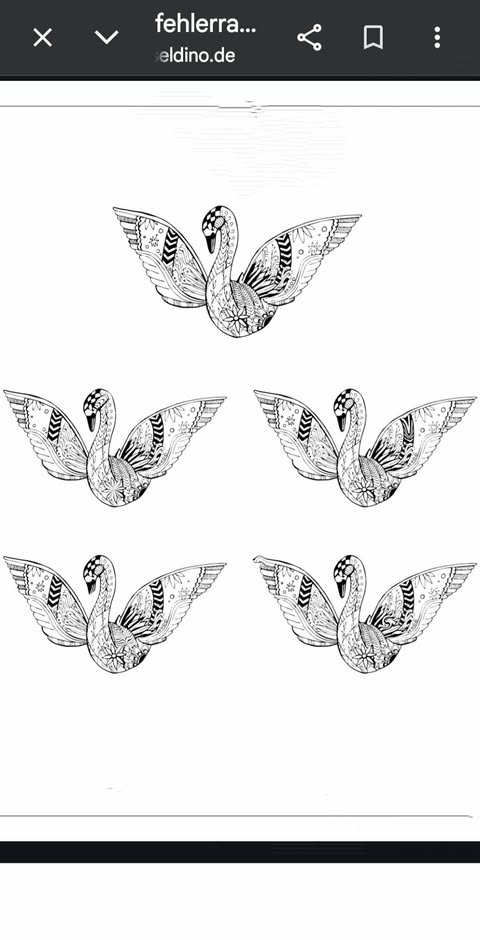
#> input picture spot_the_difference/validation_dataset/puzzle_04.jpg, 480 x 940 px, found by its file name
$ python tune_line.py
#> lines starting #> are read from the running program, lines starting #| are printed output that depends on the picture; after the words box and inside, x2 and y2 are one past the last pixel; in counts of white or black regions, pixels touching at a corner belong together
### spot_the_difference/spot_the_differences.py
#!/usr/bin/env python3
"""
spot_the_difference.py  (v2 – fixed)
=====================================
Fixes over v1:
  FIX A — Large blobs (r > max_allowed_r) are now SPLIT via distance-transform
           watershed instead of silently dropped.  This recovers the tail and
           cushion-stripe differences that were being swallowed by one giant
           alignment-artifact blob.
  FIX B — HUE_DILATE_KSIZE reduced 21→9 so the hue mask doesn't bleed and
           fuse unrelated regions into one oversized blob.
  FIX C — MERGE_RADIUS reduced 88→55 so spatially-separate differences
           (tail vs. cushion-stripe) don't collapse into a single circle that
           then exceeds the radius cap and gets dropped.
  FIX D — delta_floor lowered 8.0→7.0 to catch low-contrast diffs like the tail.
  FIX E — Circle padding tightened (+12→+6) so circles hug the real diff region.
  FIX F — No per-circle numbering badges.  Only the total count is shown on the
           Khmer banner.

Usage (unchanged):
  python spot_the_difference.py puzzle.jpg
  python spot_the_difference.py original.png modified.png
  python spot_the_difference.py numbergrid.png --mode number
"""

import sys
import argparse
import warnings
import random
import os
import re
import cv2
import numpy as np
from pathlib import Path
from skimage.metrics import structural_similarity as ssim
from PIL import Image, ImageDraw, ImageFont

warnings.filterwarnings("ignore")


# ─────────────────────────────────────────────────────────────────────────────
#  TUNING CONSTANTS
# ─────────────────────────────────────────────────────────────────────────────

MAX_WARP_SCALE       = 3.0
SAME_RATIO_TOL       = 0.03
ECC_MAX_DIM          = 400
ECC_MAX_ITER         = 150
ECC_EPS              = 1e-5

NUM_CELL_PAD         = 4
NUM_MIN_COLS         = 3
NUM_MIN_ROWS         = 3

HUE_FIXED_THRESH     = 30    # degrees — hue arc above this fires
HUE_SAT_MIN          = 30    # ignore pixels below this saturation
HUE_DILATE_KSIZE     = 9     # FIX B: was 21 — smaller kernel prevents blob fusion
HUE_SCORE_WEIGHT     = 0.5
MAX_BLOB_RADIUS_FRAC = 0.25
MERGE_RADIUS         = 55    # FIX C: was 88 — tighter merging
LOW_DELTA_FRAC       = 0.30
CIRCLE_PAD           = 6     # FIX E: was 12 — tighter circles


# ─────────────────────────────────────────────────────────────────────────────
#  FONTS
# ─────────────────────────────────────────────────────────────────────────────

_KHMER_FONT_CANDIDATES = [
    "/usr/share/fonts/truetype/noto/NotoSansKhmer-Bold.ttf",
    "/usr/share/fonts/truetype/noto/NotoSerifKhmer-Bold.ttf",
    "/usr/share/fonts/truetype/noto/NotoSansKhmer-Regular.ttf",
    "/usr/share/fonts/truetype/noto/NotoSerifKhmer-Regular.ttf",
    "C:/Windows/Fonts/NotoSansKhmer-Bold.ttf",
    "C:/Windows/Fonts/NotoSansKhmer-Regular.ttf",
    "C:/Windows/Fonts/NotoSerifKhmer-Bold.ttf",
    "C:/Windows/Fonts/NotoSerifKhmer-Regular.ttf",
    "/Library/Fonts/NotoSansKhmer-Bold.ttf",
    "/Library/Fonts/NotoSansKhmer-Regular.ttf",
    os.path.expanduser("~/Library/Fonts/NotoSansKhmer-Bold.ttf"),
    os.path.expanduser("~/Library/Fonts/NotoSansKhmer[wdth,wght].ttf"),
    "/usr/local/share/fonts/NotoSansKhmer-Bold.ttf",
    os.path.expanduser("~/.fonts/NotoSansKhmer-Bold.ttf"),
    os.path.expanduser("~/.local/share/fonts/NotoSansKhmer-Bold.ttf"),
]

_AVAILABLE_KHMER_FONTS = [p for p in _KHMER_FONT_CANDIDATES if os.path.exists(p)]

if not _AVAILABLE_KHMER_FONTS:
    print(
        "[WARN] No Khmer fonts found. Khmer text will fall back to the default font.\n"
        "       Linux : sudo apt install fonts-noto-core\n"
        "       macOS : brew install font-noto-sans-khmer"
    )

_LATIN_FONT = next((p for p in [
    "/usr/share/fonts/truetype/liberation/LiberationSans-Bold.ttf",
    "/usr/share/fonts/truetype/dejavu/DejaVuSans-Bold.ttf",
    "C:/Windows/Fonts/arialbd.ttf",
    "/Library/Fonts/Arial Bold.ttf",
    "/System/Library/Fonts/Supplemental/Arial Bold.ttf",
] if os.path.exists(p)), None)


# [15 lines left out: function pick_random_khmer_font, not called in this run]


# ─────────────────────────────────────────────────────────────────────────────
#  1.  IMAGE I/O
# ─────────────────────────────────────────────────────────────────────────────

def load_bgr(path: str) -> np.ndarray:
    return cv2.cvtColor(np.array(Image.open(path).convert("RGB")), cv2.COLOR_RGB2BGR)


# [146 lines left out: functions _find_separator, crop_text_by_gap, auto_slice, not called in this run]


# ─────────────────────────────────────────────────────────────────────────────
#  2.  ALIGNMENT
# ─────────────────────────────────────────────────────────────────────────────

def _gray(img: np.ndarray) -> np.ndarray:
    return cv2.cvtColor(img, cv2.COLOR_BGR2GRAY)


def _ssim(a: np.ndarray, b: np.ndarray) -> float:
    ga = _gray(cv2.resize(a, (512, 512)))
    gb = _gray(cv2.resize(b, (512, 512)))
    score, _ = ssim(ga, gb, full=True)
    return float(score)


def _warp_h(src, H, wh):
    return cv2.warpPerspective(src, H, wh,
                               flags=cv2.INTER_LANCZOS4,
                               borderMode=cv2.BORDER_REFLECT_101)


def _homography_ok(H, w, h):
    if H is None:
        return False
    pts  = np.float32([[0,0],[w,0],[w,h],[0,h]]).reshape(-1,1,2)
    out  = cv2.perspectiveTransform(pts, H).reshape(-1,2)
    ow   = float(np.max(out[:,0]) - np.min(out[:,0]))
    oh   = float(np.max(out[:,1]) - np.min(out[:,1]))
    if ow < 1 or oh < 1:
        return False
    sx, sy = ow/w, oh/h
    lo, hi = 1.0/MAX_WARP_SCALE, float(MAX_WARP_SCALE)
    return lo < sx < hi and lo < sy < hi


def _stage1_scale(ref, tgt):
    h,  w  = ref.shape[:2]
    ht, wt = tgt.shape[:2]
    if h == ht and w == wt:
        print("[INFO] Stage-1: same size — skip")
        return tgt
    ar_r = w  / h
    ar_t = wt / ht
    diff = abs(ar_r - ar_t) / max(ar_r, ar_t)
    if diff <= SAME_RATIO_TOL:
        out = cv2.resize(tgt, (w, h), interpolation=cv2.INTER_LANCZOS4)
        print(f"[INFO] Stage-1: same ratio → Lanczos resize")
        return out
    scale   = min(w / wt, h / ht)
    nw, nh  = int(wt * scale), int(ht * scale)
    resized = cv2.resize(tgt, (nw, nh), interpolation=cv2.INTER_LANCZOS4)
    edge    = np.concatenate([resized[0].reshape(-1,3), resized[-1].reshape(-1,3),
                              resized[:,0].reshape(-1,3), resized[:,-1].reshape(-1,3)])
    pad_c   = tuple(int(x) for x in np.median(edge, axis=0))
    canvas  = np.full((h, w, 3), pad_c, dtype=np.uint8)
    y0, x0  = (h - nh) // 2, (w - nw) // 2
    canvas[y0:y0+nh, x0:x0+nw] = resized
    print(f"[INFO] Stage-1: different ratio → fit-and-pad")
    return canvas


def _match(g_ref, g_tgt, name):
    if   name == "SIFT":  det, norm = cv2.SIFT_create(nfeatures=12000), cv2.NORM_L2
    elif name == "AKAZE": det, norm = cv2.AKAZE_create(),                cv2.NORM_HAMMING
    else:                 det, norm = cv2.ORB_create(nfeatures=12000),   cv2.NORM_HAMMING
    kp1, d1 = det.detectAndCompute(g_ref, None)
    kp2, d2 = det.detectAndCompute(g_tgt, None)
    if d1 is None or d2 is None or len(kp1) < 8 or len(kp2) < 8:
        return kp1, kp2, []
    matcher = cv2.BFMatcher(norm, crossCheck=False)
    raw     = matcher.knnMatch(d2, d1, k=2)
    good    = [m for m,n in raw if len((m,n))==2 and m.distance < 0.78*n.distance]
    return kp1, kp2, good


def _stage2_features(ref, tgt):
    h, w  = ref.shape[:2]
    g_ref = _gray(ref)
    g_tgt = _gray(tgt)
    for name in ("SIFT", "AKAZE", "ORB"):
        kp1, kp2, good = _match(g_ref, g_tgt, name)
        print(f"[INFO] Stage-2 {name}: {len(good)} good matches")
        if len(good) < 12:
            continue
        src = np.float32([kp2[m.queryIdx].pt for m in good]).reshape(-1,1,2)
        dst = np.float32([kp1[m.trainIdx].pt for m in good]).reshape(-1,1,2)
        H, mask = cv2.findHomography(src, dst, cv2.RANSAC, 5.0)
        if not _homography_ok(H, w, h):
            print(f"[WARN] Stage-2 {name}: homography failed sanity check")
            continue
        inliers = int(mask.sum()) if mask is not None else 0
        print(f"[INFO] Stage-2 {name}: accepted ({inliers} inliers)")
        warped  = _warp_h(tgt, H, (w, h))
        corners = np.float32([[0,0],[w,0],[w,h],[0,h]]).reshape(-1,1,2)
        mapped  = cv2.perspectiveTransform(corners, H).reshape(-1,2)
        vy1     = min(h, int(np.floor(mapped[:,1].max())))
        vy1     = vy1 if vy1 > 10 else h
        return warped, (0, vy1), H
    print("[WARN] Stage-2: no usable homography")
    return tgt, (0, h), None


def _stage3_ecc(ref, tgt):
    h, w   = ref.shape[:2]
    sc     = min(1.0, ECC_MAX_DIM / max(h, w))
    sw, sh = int(w*sc), int(h*sc)
    g_ref  = _gray(cv2.resize(ref, (sw, sh)))
    g_tgt  = _gray(cv2.resize(tgt, (sw, sh)))
    criteria = (cv2.TERM_CRITERIA_EPS | cv2.TERM_CRITERIA_COUNT, ECC_MAX_ITER, ECC_EPS)
    H_init   = np.eye(3, dtype=np.float32)
    try:
        _, H_small = cv2.findTransformECC(g_ref, g_tgt, H_init,
                                          cv2.MOTION_HOMOGRAPHY, criteria,
                                          inputMask=None, gaussFiltSize=5)
    except cv2.error as e:
        print(f"[WARN] Stage-3 ECC: {e}")
        return tgt, None
    H_full       = H_small.copy()
    H_full[0, 2] /= sc
    H_full[1, 2] /= sc
    if not _homography_ok(H_full, w, h):
        print("[WARN] Stage-3 ECC: insane result — skipped")
        return tgt, None
    return _warp_h(tgt, H_full, (w, h)), H_full


def align(ref, tgt, skip_ecc=True):
    h, w = ref.shape[:2]
    ht, wt = tgt.shape[:2]

    s0 = _ssim(ref, tgt)
    print(f"[INFO] SSIM before alignment : {s0:.4f}")

    tgt = _stage1_scale(ref, tgt)
    s1  = _ssim(ref, tgt)
    print(f"[INFO] SSIM after  Stage-1   : {s1:.4f}")

    # Initialize valid mask from Stage-1
    ar_r = w / h
    ar_t = wt / ht
    diff = abs(ar_r - ar_t) / max(ar_r, ar_t)

    valid_mask = np.zeros((h, w), dtype=np.uint8)
    if h == ht and w == wt:
        valid_mask[:, :] = 255
    elif diff <= SAME_RATIO_TOL:
        valid_mask[:, :] = 255
    else:
        scale = min(w / wt, h / ht)
        nw, nh = int(wt * scale), int(ht * scale)
        y0, x0 = (h - nh) // 2, (w - nw) // 2
        valid_mask[y0:y0+nh, x0:x0+nw] = 255

    tgt2, valid_range, H = _stage2_features(ref, tgt)
    s2 = _ssim(ref, tgt2)
    if s2 >= s1 - 0.005:
        tgt, s_cur = tgt2, s2
        if H is not None:
            valid_mask = cv2.warpPerspective(valid_mask, H, (w, h), flags=cv2.INTER_NEAREST, borderMode=cv2.BORDER_CONSTANT, borderValue=0)
    else:
        s_cur = s1; H = None; valid_range = (0, ref.shape[0])
        print("[INFO] Stage-2 made things worse — reverted")
    print(f"[INFO] SSIM after  Stage-2   : {s_cur:.4f}")

    if not skip_ecc:
        tgt3, H_ecc = _stage3_ecc(ref, tgt)
        s3   = _ssim(ref, tgt3)
        if s3 > s_cur + 0.001:
            tgt, s_cur = tgt3, s3
            if H is not None and H_ecc is not None:
                H = H_ecc @ H
            elif H_ecc is not None:
                H = H_ecc
            if H_ecc is not None:
                valid_mask = cv2.warpPerspective(valid_mask, H_ecc, (w, h), flags=cv2.INTER_NEAREST, borderMode=cv2.BORDER_CONSTANT, borderValue=0)
            print(f"[INFO] SSIM after  Stage-3   : {s_cur:.4f}  (ECC applied)")
        else:
            print(f"[INFO] SSIM after  Stage-3   : {s3:.4f}  (ECC skipped)")

    return tgt, valid_range, H, valid_mask


# ─────────────────────────────────────────────────────────────────────────────
#  3.  DIFFERENCE DETECTION
# ─────────────────────────────────────────────────────────────────────────────

# [522 lines left out: functions _auto_threshold, _lab_delta_map, _hue_delta_map, _split_large_blob, is_watermark_text, _mask_ocr_text and 2 more, not called in this run]


# ─────────────────────────────────────────────────────────────────────────────
#  3b.  LINE-DRAWING MODE
# ─────────────────────────────────────────────────────────────────────────────

_SATURATION_LINE_THRESHOLD = 20

# [524 lines left out: functions is_line_drawing, detect_line, _ocr_digit_grid, _crop_grid_content, _grid_cell_centres, _find_grid_crop_coords and 5 more, not called in this run]


def _khmer_digits(n: int) -> str:
    return str(n).translate(str.maketrans("0123456789", "០១២៣៤៥៦៧៨៩"))


# [366 lines left out: functions make_khmer_banner, add_watermark, build_stacked_output, build_vertical_split_output, build_stacked_output_numgrid, build_sidebyside_output and 3 more, not called in this run]


# [2 lines that do not run on import are left out]

### spot_the_difference/scratch/tune_line.py
import cv2
import numpy as np
from skimage.metrics import structural_similarity as ssim
from pathlib import Path

SCRIPT_DIR = Path(__file__).resolve().parent
val_dir = SCRIPT_DIR / "validation_dataset"

img = cv2.imread(str(val_dir / "puzzle_04.jpg"))
#> img is the input picture: shape (940, 480, 3); mean B, G, R 221.5, 221.2, 220.8
h, w = img.shape[:2]
sep = w // 2 # Auto-slice vertical
img_a, img_b = img[:, :sep], img[:, sep:]
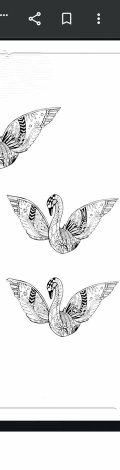
#> img_b: shape (940, 240, 3) (shown at 1/2 size); mean B, G, R 221.4, 221.2, 220.7

# Let's align
import spot_the_differences
img_b_aligned, valid_y_range, H_align = spot_the_differences.align(img_a, img_b, skip_ecc=False)
#> in _ssim, `score, _ = ssim(ga, gb, full=True)`: score = 0.716
#| [INFO] SSIM before alignment : 0.7162
#| [INFO] SSIM after  Stage-1   : 0.7162
#> the loop in _stage2_features, `for name in ("SIFT", "AKAZE", "ORB"):` made 1 pass
#> (raw in _match, good, ow in _homography_ok, oh in _homography_ok, sx in _homography_ok, sy in _homography_ok, inliers, vy1) on pass 1: (748 matches, 373 matches, 240.9, 941.1, 1, 1, 144, 940)
#> (printed output is left out)
#> pass 1, in _stage2_features, `warped  = _warp_h(tgt, H, (w, h))`:
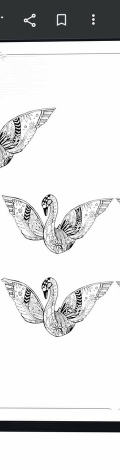
#> warped: shape (940, 240, 3) (shown at 1/2 size); mean B, G, R 221, 220.8, 220.4
#> in align, `tgt2, valid_range, H = _stage2_features(ref, tgt)`: valid_range = (0, 940); H = [[0.988, -0.00116, -9.22], [-0.015, 0.986, 4.94], [-2.49e-05, -1.01e-05, 1]]
#> in _gray (call 8), `return cv2.cvtColor(img, cv2.COLOR_BGR2GRAY)`:
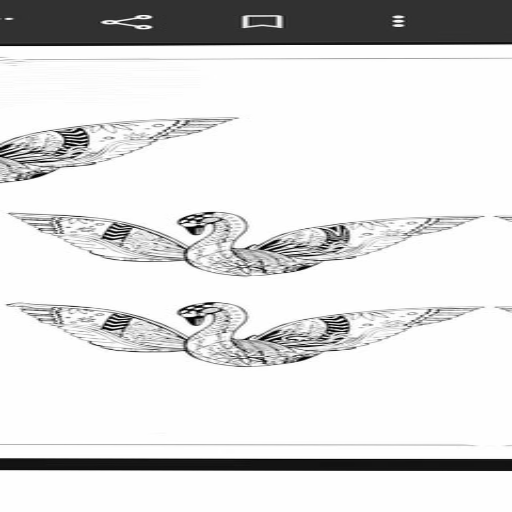
#> returned value: shape (512, 512); min 0, max 255, mean 220.7
#> in align, `s2 = _ssim(ref, tgt2)`: s2 = 0.834
#> in align, `valid_mask = cv2.warpPerspective(valid_mask, H, (w, h), flags=cv2.INTE..`:
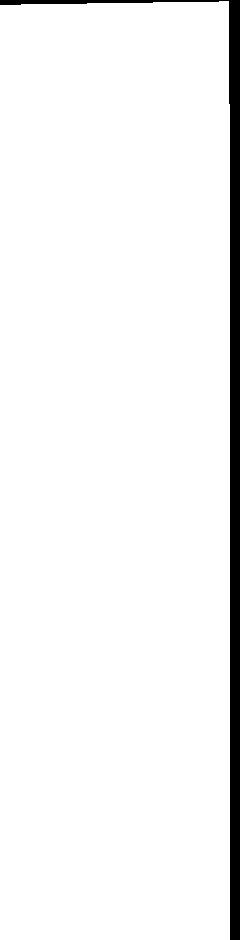
#> valid_mask: shape (940, 240); 95.5% white; 1 black region, box (x1, y1, x2, y2) and area: (0, 0, 240, 940) 10213
#| [INFO] SSIM after  Stage-2   : 0.8336
#> in _gray (call 10), `return cv2.cvtColor(img, cv2.COLOR_BGR2GRAY)`:
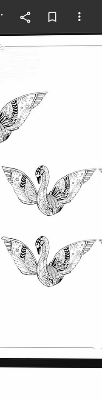
#> returned value: shape (400, 102); min 0, max 255, mean 220.6
#> in _stage3_ecc, `_, H_small = cv2.findTransformECC(g_ref, g_tgt, H_init, cv2.MOTION_HOM..`: H_small = [[0.98, -0.0164, 4.33], [-0.0168, 0.987, 1.99], [-6.72e-05, -2.19e-05, 1]]
#> in _stage3_ecc, `H_full       = H_small.copy()`: H_full has the same summary as H_small
#> call 2 of _warp_h, with H = array of shape (3, 3), wh = (240, 940)
#> in _warp_h (call 2), `return cv2.warpPerspective(src, H, wh, flags=cv2.INTER_LANCZOS4, borde..`:
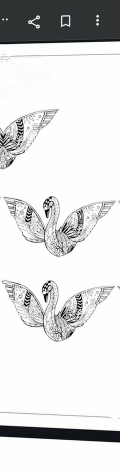
#> returned value: shape (940, 240, 3) (shown at 1/2 size); mean of channels 0, 1, 2 219.8, 219.6, 219.2; drawn as B, G, R
#> in align, `tgt3, H_ecc = _stage3_ecc(ref, tgt)`: H_ecc = [[0.98, -0.0164, 10.18], [-0.0168, 0.987, 4.67], [-6.72e-05, -2.19e-05, 1]]
#> in _gray (call 12), `return cv2.cvtColor(img, cv2.COLOR_BGR2GRAY)`:
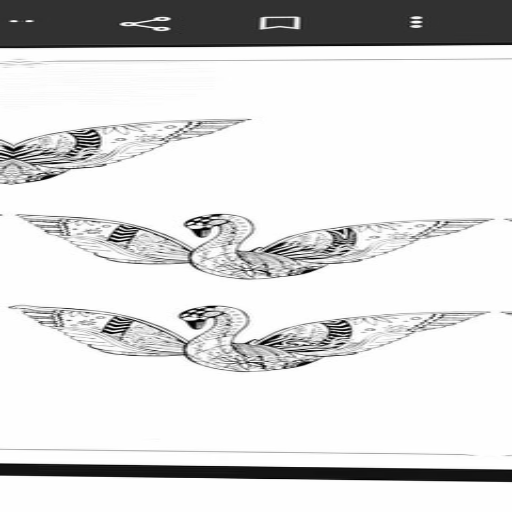
#> returned value: shape (512, 512); min 0, max 255, mean 219.5
#> in align, `s3   = _ssim(ref, tgt3)`: s3 = 0.608
#| [INFO] SSIM after  Stage-3   : 0.6084  (ECC skipped)
#> (the run stopped early here; a loop or call above may not have finished)

$ run again, with spot_the_difference/validation_dataset/puzzle_03.jpg copied over spot_the_difference/validation_dataset/puzzle_04.jpg
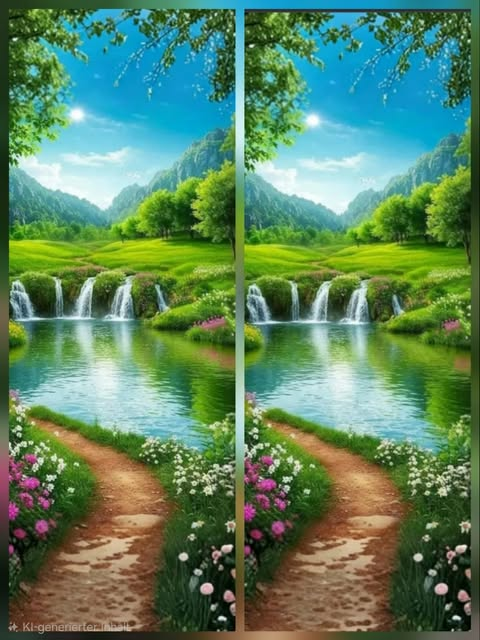
#> input picture spot_the_difference/validation_dataset/puzzle_03.jpg, 480 x 640 px, found by its file name
#> img is the input picture: shape (640, 480, 3); mean B, G, R 96.8, 131.6, 92.6
#> score = 0.319
#| [INFO] SSIM before alignment : 0.3189
#| [INFO] SSIM after  Stage-1   : 0.3189
#> the loop in _stage2_features, `for name in ("SIFT", "AKAZE", "ORB"):` made 1 pass
#> (raw in _match, good, ow in _homography_ok, oh in _homography_ok, sx in _homography_ok, sy in _homography_ok, inliers, mapped) on pass 1: (2122 matches, 1100 matches, 242.9, 647.8, 1.01, 1.01, 1086, [[3.33, -7.14], [246, -7.13], [246.1, 640.7], [3.22, 640.3]])
#> (printed output is left out)
#> in align, `tgt2, valid_range, H = _stage2_features(ref, tgt)`: valid_range = (0, 640); H = [[1.01, -0.000189, 3.33], [4.55e-05, 1.01, -7.14], [-2.61e-06, -1.68e-06, 1]]
#> s2 = 0.899
#> in align, `valid_mask = cv2.warpPerspective(valid_mask, H, (w, h), flags=cv2.INTE..`:
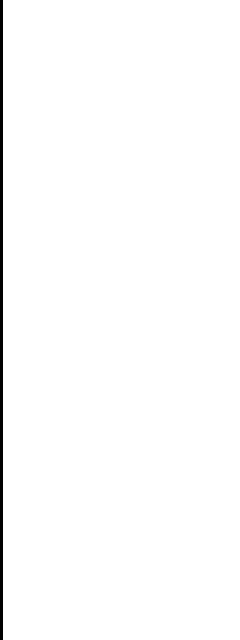
#> valid_mask: shape (640, 240); 98.8% white; 1 black region, box (x1, y1, x2, y2) and area: (0, 0, 3, 640) 1920
#| [INFO] SSIM after  Stage-2   : 0.8994
#> H_small = [[0.956, -0.00051, 3.38], [-0.0175, 0.99, 1.65], [-8.59e-05, -5.21e-06, 1]]
#> H_full has the same summary as H_small
#> H_ecc = [[0.956, -0.00051, 5.41], [-0.0175, 0.99, 2.65], [-8.59e-05, -5.21e-06, 1]]
#> in _gray (call 12), `return cv2.cvtColor(img, cv2.COLOR_BGR2GRAY)`:
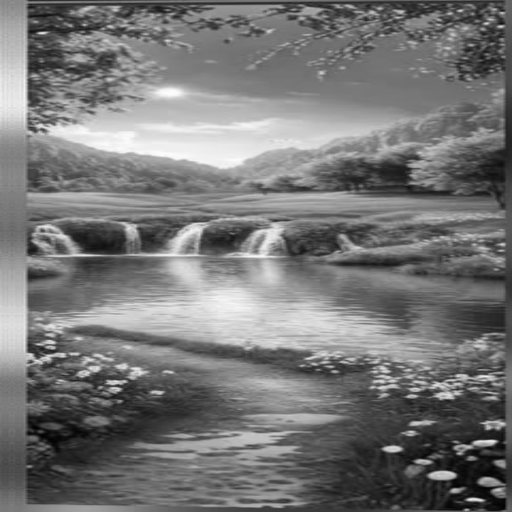
#> returned value: shape (512, 512); min 1, max 254, mean 117.9
#> s3 = 0.497
#| [INFO] SSIM after  Stage-3   : 0.4973  (ECC skipped)

$ run again, with spot_the_difference/validation_dataset/puzzle_05.jpg copied over spot_the_difference/validation_dataset/puzzle_04.jpg
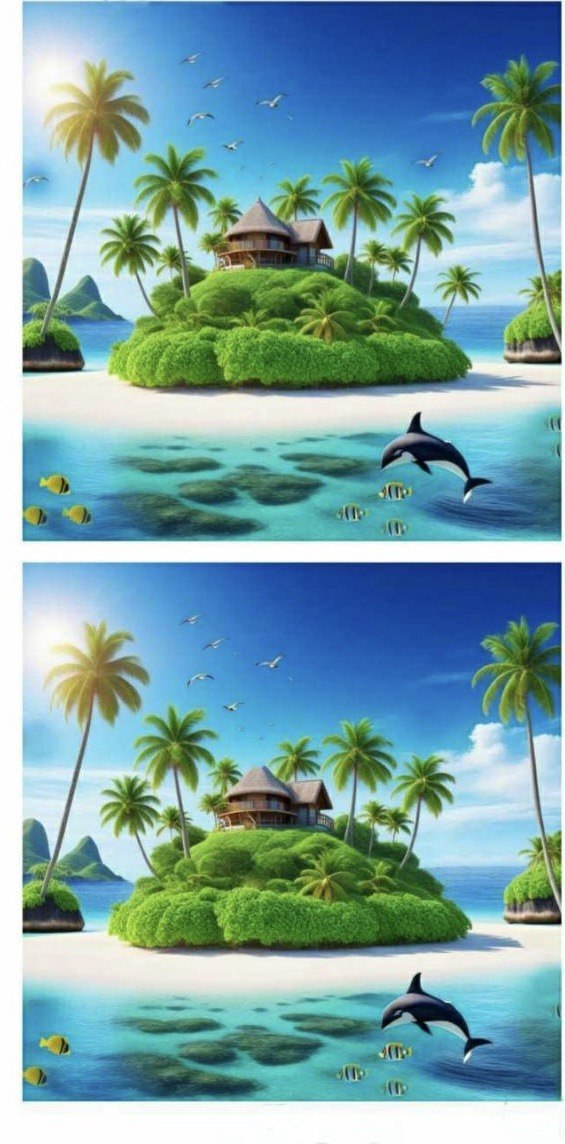
#> input picture spot_the_difference/validation_dataset/puzzle_05.jpg, 565 x 1144 px, found by its file name
#> img is the input picture: shape (1144, 565, 3); mean B, G, R 167.2, 162.7, 122.3
#> score = 0.295
#| [INFO] SSIM before alignment : 0.2949
#| [INFO] SSIM after  Stage-1   : 0.2949
#> the loop in _stage2_features, `for name in ("SIFT", "AKAZE", "ORB"):` made 3 passes
#> (raw in _match, good, ow in _homography_ok, oh in _homography_ok, sx in _homography_ok, sy in _homography_ok) on pass 1: (1519 matches, 39 matches, 1432.9, 3552.7, 5.08, 3.11)
#> (printed output is left out)
#> valid_range = (0, 1144)
#> s2 = 0.295
#| [INFO] SSIM after  Stage-2   : 0.2949
#> H_small = [[0.776, 0.00499, 13.12], [-0.0886, 0.951, 5.27], [-0.000204, -0.000122, 1]]
#> H_full has the same summary as H_small
#> in _warp_h, `return cv2.warpPerspective(src, H, wh, flags=cv2.INTER_LANCZOS4, borde..`:
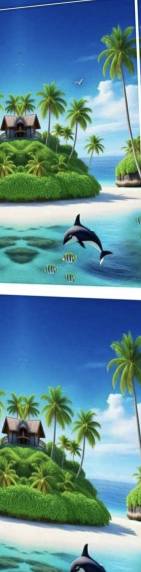
#> returned value: shape (1144, 282, 3) (shown at 1/2 size); mean of channels 0, 1, 2 152.5, 142.2, 98.2; drawn as B, G, R
#> H_ecc = [[0.776, 0.00499, 37.53], [-0.0886, 0.951, 15.07], [-0.000204, -0.000122, 1]]
#> in _gray (call 12), `return cv2.cvtColor(img, cv2.COLOR_BGR2GRAY)`:
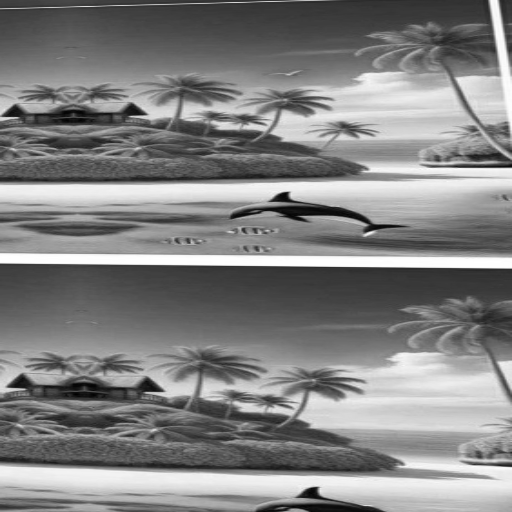
#> returned value: shape (512, 512); min 0, max 255, mean 130.1
#> s3 = 0.211
#| [INFO] SSIM after  Stage-3   : 0.2111  (ECC skipped)
